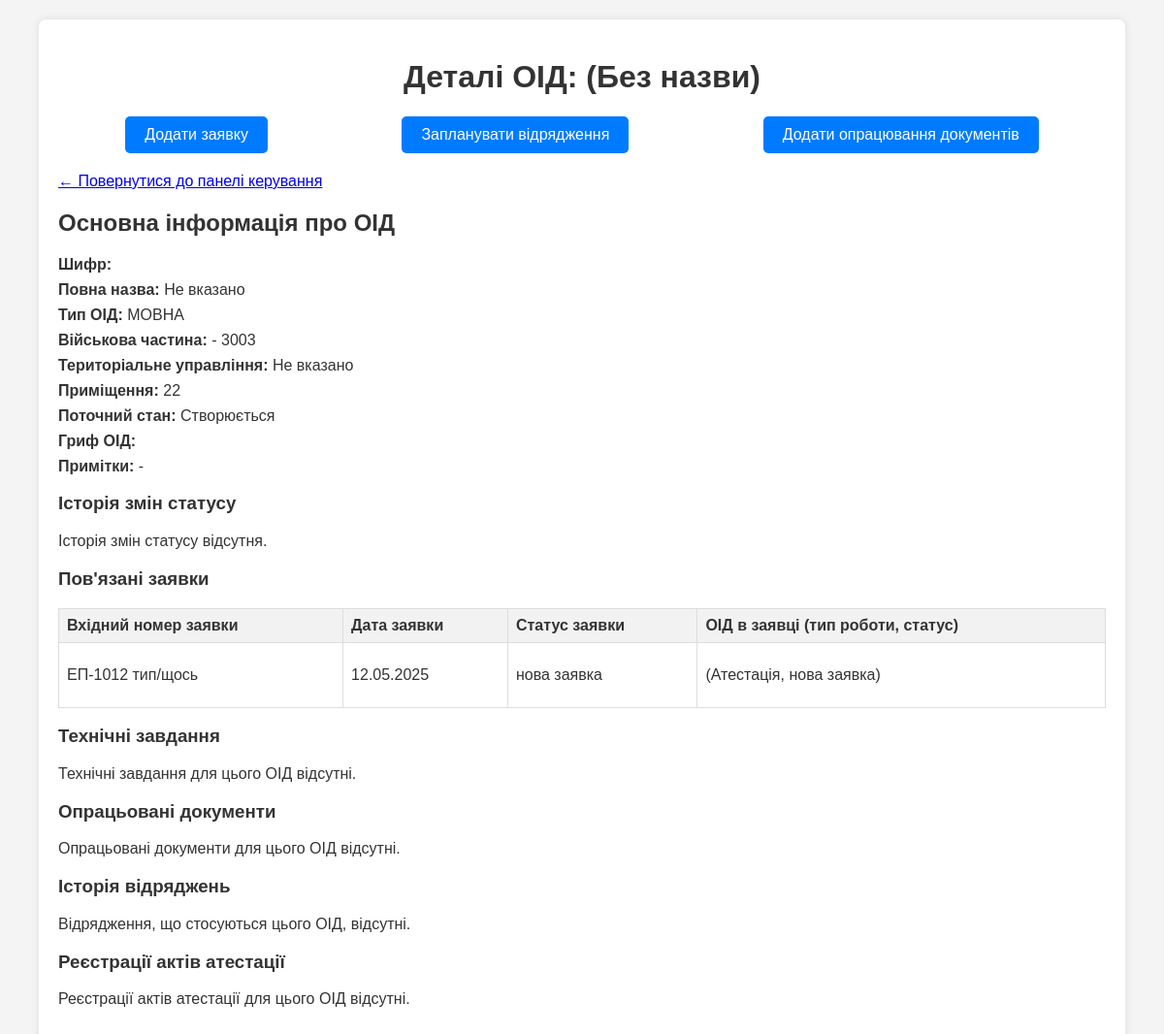
The page /oids/oid/4/ on the database as committed earlier.
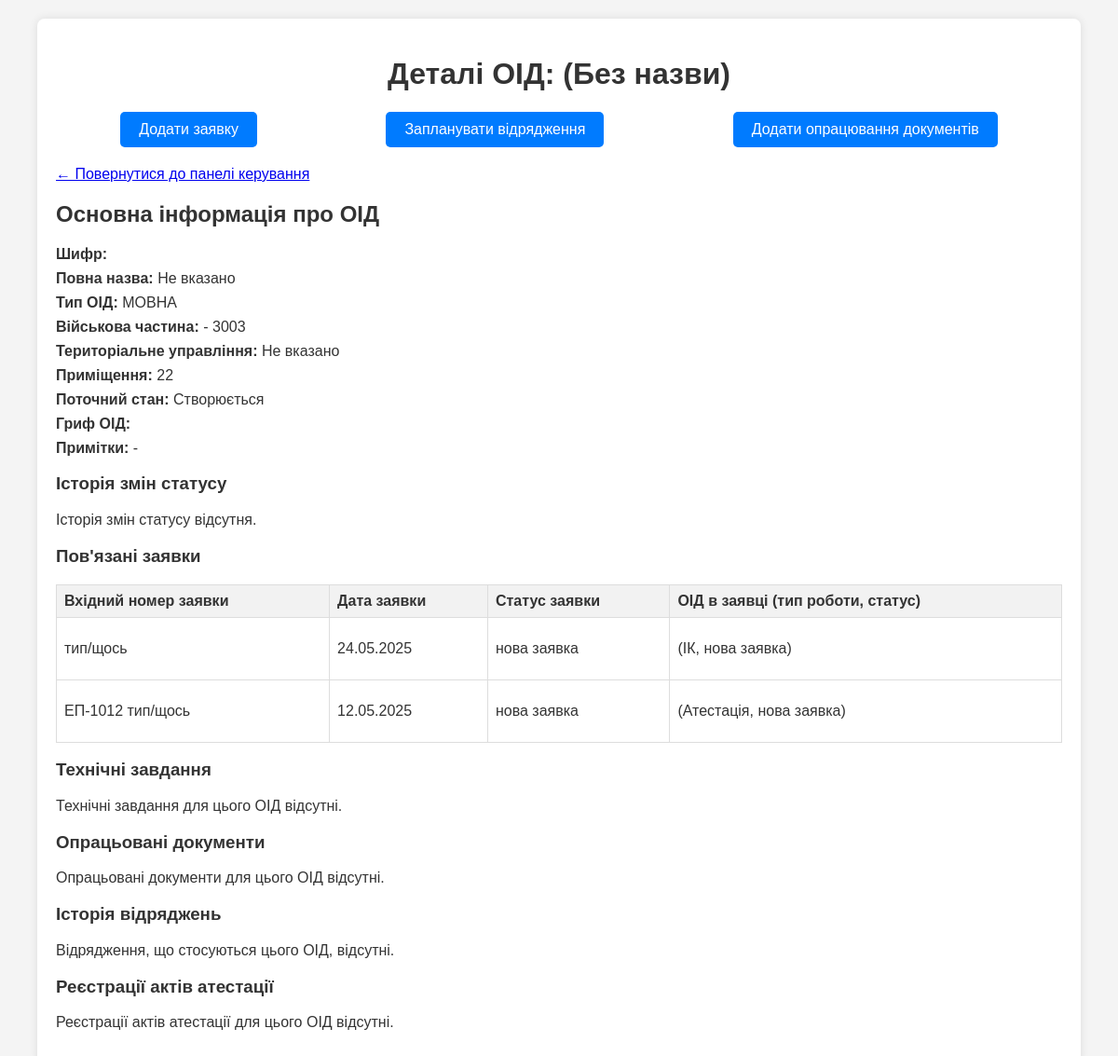
The same page on the database as committed later.
### oids/models.py (models this page shows, shortened)
class OID(models.Model):
    unit = models.ForeignKey(
        Unit,
        on_delete=models.CASCADE,
        verbose_name="Військова частина",
        related_name='oids' # Дозволить отримати всі ОІД для частини: `unit_instance.oids.all()`
    )
    oid_type = models.CharField(max_length=10, choices=OIDTypeChoices.choices, verbose_name="Тип ОІД")
    cipher = models.CharField(max_length=100, verbose_name="Шифр ОІД", unique=True) # Додав шифр, як вказано в описі
    full_name = models.CharField(max_length=255, verbose_name="Повна назва ОІД", blank=True, null=True) # Змінив name на full_name
    room = models.CharField(max_length=255, verbose_name="Приміщення №")
    status = models.CharField(max_length=30, choices=OIDStatusChoices.choices, default=OIDStatusChoices.NEW, verbose_name="Поточний стан ОІД")
    note = models.TextField(verbose_name="Примітка", blank=True, null=True)
    class Meta:
        verbose_name = "Об’єкт інформаційної діяльності (ОІД)"
        verbose_name_plural = "Об’єкти інформаційної діяльності (ОІД)"

class Unit(models.Model):
    territorial_management = models.ForeignKey(
        TerritorialManagement,
        on_delete=models.SET_NULL, # Якщо ТУ видаляється, частина може залишитися, але без прив'язки до ТУ.
        null=True,
        blank=True,
        verbose_name="Територіальне управління",
        related_name='units' # Дозволить отримати всі частини для ТУ: `tu_instance.units.all()`
    )
    code = models.CharField(max_length=50, unique=True, verbose_name="Код частини (номер)")
    name = models.CharField(max_length=255, verbose_name="Назва військової частини", blank=True, null=True) # Можливо, назва не завжди потрібна, якщо є код
    city = models.CharField(max_length=100, verbose_name="Місто розташування") # Збільшив max_length для міст
    distance_from_gu = models.PositiveIntegerField(verbose_name="Відстань від ГУ (км)", blank=True, null=True) # Змінив на PositiveIntegerField
    unit_groups = models.ManyToManyField(
        UnitGroup,
        blank=True,
        verbose_name="Групи військових частин",
        related_name='units' # Дозволить отримати всі частини для групи: `group_instance.units.all()`
    )
    note = models.TextField(verbose_name="Примітки", blank=True, null=True)
    class Meta:
        verbose_name = "Військова частина"
        verbose_name_plural = "Військові частини"

class WorkRequest(models.Model):
    unit = models.ForeignKey(
        Unit,
        on_delete=models.CASCADE,
        verbose_name="Військова частина",
        related_name='work_requests' # Дозволить отримати всі заявки для частини
    )
    incoming_number = models.CharField(verbose_name="Вхідний обліковий номер заявки", max_length=50, unique=False)
    incoming_date = models.DateField(verbose_name="Вхідна дата заявки", default=timezone.now)
    note = models.TextField(verbose_name="Примітки", blank=True, null=True)
    status = models.CharField(
        max_length=30,
        choices=WorkRequestStatusChoices.choices,
        default=WorkRequestStatusChoices.PENDING,
        verbose_name="Статус заявки"
    )
    class Meta:
        verbose_name = "Заявка на проведення робіт"
        verbose_name_plural = "Заявки на проведення робіт"
        unique_together = ('unit', 'incoming_number') # Заявка унікальна в межах частини

class WorkRequestItem(models.Model):
    request = models.ForeignKey(
        WorkRequest,
        on_delete=models.CASCADE,
        related_name="items",
        verbose_name="Заявка"
    )
    oid = models.ForeignKey(
        OID,
        on_delete=models.CASCADE,
        related_name='work_request_items', # Дозволить знайти всі елементи заявок, що стосуються цього ОІД
        verbose_name="Об’єкт інформаційної діяльності"
    )
    work_type = models.CharField(max_length=20, choices=WorkTypeChoices.choices, verbose_name="Запитуваний тип роботи")
    status = models.CharField(
        max_length=30,
        choices=WorkRequestStatusChoices.choices,
        default=WorkRequestStatusChoices.PENDING,
        verbose_name="Статус опрацювання ОІД в заявці"
    )
    class Meta:
        unique_together = ('request', 'oid', 'work_type') # Один ОІД не може мати двічі одну і ту ж роботу в одній заявці
        verbose_name = "Елемент заявки"
        verbose_name_plural = "Елементи заявки"

### oids/views.py (the view)
# urls.py: path('oid/<int:oid_id>/', views.oid_detail_view, name='oid_detail_view_name'), # Дай осмислене ім'я
def oid_detail_view(request, oid_id):
    oid = get_object_or_404(
        OID.objects.select_related(
            'unit',
            'unit__territorial_management'
        ),
        pk=oid_id
    )
    status_changes = oid.status_changes.select_related(
        'initiating_document__document_type',
        'changed_by'
    ).order_by('-changed_at')
    work_request_items = oid.work_request_items.select_related(
        'request',
        'request__unit'
    ).order_by('-request__incoming_date')
    work_requests_for_oid = WorkRequest.objects.filter(
        items__oid=oid
    ).distinct().order_by('-incoming_date')
    technical_tasks = oid.technical_tasks.select_related('reviewed_by').order_by('-input_date')
    documents = oid.documents.select_related(
        'document_type',
        'author',
        'work_request_item__request'
    ).order_by('-process_date', '-work_date')
    trips_for_oid = oid.trips.prefetch_related(
        'units',
        'persons',
        'work_requests'
    ).order_by('-start_date')
    attestation_registrations_for_oid = AttestationRegistration.objects.filter(
        attestation_items__oid=oid
    ).prefetch_related(
        Prefetch('attestation_items', queryset=AttestationItem.objects.filter(oid=oid).select_related('document__document_type')),
        'response'
    ).distinct().order_by('-process_date')
    trip_results_for_oid = TripResultForUnit.objects.filter(
        oids=oid
    ).select_related('trip').prefetch_related('units', 'documents__document_type').order_by('-process_date')
    last_attestation_expiration = get_last_document_expiration_date(oid, 'Акт атестації', WorkTypeChoices.ATTESTATION)
    last_ik_expiration = get_last_document_expiration_date(oid, 'Висновок', WorkTypeChoices.IK)
    last_prescription_expiration = get_last_document_expiration_date(oid, 'Припис')
    context = {
        'oid': oid,
        'status_changes': status_changes,
        'work_requests_for_oid': work_requests_for_oid,
        'work_request_items_for_oid': work_request_items,
        'technical_tasks': technical_tasks,
        'documents': documents,
        'trips_for_oid': trips_for_oid,
        'attestation_registrations_for_oid': attestation_registrations_for_oid,
        'trip_results_for_oid': trip_results_for_oid,
        'last_attestation_expiration': last_attestation_expiration,
        'last_ik_expiration': last_ik_expiration,
        'last_prescription_expiration': last_prescription_expiration,
    }
    return render(request, 'oids/oid_detail.html', context)

### oids/templates/oids/oid_detail.html (shortened to what this page needs)
{% extends "oids/base.html" %}
{% block page_title %}Деталі ОІД: {{ oid.cipher }} ({{ oid.full_name|default:"Без назви" }}){% endblock %}
{% block content %}
<p><a href="{% url 'oids:main_dashboard' %}">← Повернутися до панелі керування</a></p>
<h2>Основна інформація про ОІД</h2>
<ul>
    <li><strong>Шифр:</strong> {{ oid.cipher }}</li>
    <li><strong>Повна назва:</strong> {{ oid.full_name|default:"Не вказано" }}</li>
    <li><strong>Тип ОІД:</strong> {{ oid.get_oid_type_display }}</li>
    <li><strong>Військова частина:</strong> <a href="{% url 'oids:main_dashboard' %}?unit={{ oid.unit.id }}">{{ oid.unit.code }} - {{ oid.unit.name|default:oid.unit.city }}</a></li>
    <li><strong>Територіальне управління:</strong> {{ oid.unit.territorial_management.name|default:"Не вказано" }}</li>
    <li><strong>Приміщення:</strong> {{ oid.room }}</li>
    <li><strong>Поточний стан:</strong> {{ oid.get_status_display }}</li>
    <li><strong>Гриф ОІД:</strong> {{ oid.get_sec_level_display }}</li>
    <li><strong>Примітки:</strong> {{ oid.note|default:"-" }}</li>
</ul>
<h3>Історія змін статусу</h3>
{% if status_changes %}
    <table>
        <thead>
            <tr>
                <th>Дата зміни</th>
                <th>Попередній статус</th>
                <th>Новий статус</th>
                <th>Причина</th>
                <th>Хто змінив</th>
                <th>Документ-ініціатор</th>
            </tr>
        </thead>
        <tbody>
            {% for change in status_changes %}
                <tr>
                    <td>{{ change.changed_at|date:"d.m.Y H:i" }}</td>
                    <td>{{ change.old_status }}</td>
                    <td>{{ change.new_status }}</td>
                    <td>{{ change.reason|default:"-" }}</td>
                    <td>{{ change.changed_by.full_name|default:"Невідомо" }}</td>
                    <td>
                        {% if change.initiating_document %}
                            <a href="{% url 'oids:oid_detail_view_name' oid.id %}#req-{{ doc.work_request_item.request.id }}">
                                {{ change.initiating_document.document_type.name }} №{{ change.initiating_document.document_number }}
                            </a>
                        {% else %}
                            -
                        {% endif %}
                    </td>
                </tr>
            {% endfor %}
        </tbody>
    </table>
{% else %}
    <p>Історія змін статусу відсутня.</p>
{% endif %}
<h3>Пов'язані заявки</h3>
{% if work_requests_for_oid %}
    <table>
        <thead>
            <tr>
                <th>Вхідний номер заявки</th>
                <th>Дата заявки</th>
                <th>Статус заявки</th>
                <th>ОІД в заявці (тип роботи, статус)</th>
            </tr>
        </thead>
        <tbody>
            {% for request_obj in work_requests_for_oid %}
                <tr>
                    <td>{{ request_obj.incoming_number }}</td>
                    <td>{{ request_obj.incoming_date|date:"d.m.Y" }}</td>
                    <td>{{ request_obj.get_status_display }}</td>
                    <td>
                        <ul>
                        {% for item in request_obj.items.all %}
                            {% if item.oid == oid %}
                                <li>{{ item.oid.cipher }} ({{ item.get_work_type_display }}, {{ item.get_status_display }})</li>
                            {% endif %}
                        {% endfor %}
                        </ul>
                    </td>
                </tr>
            {% endfor %}
        </tbody>
    </table>
{% else %}
    <p>Заявки на проведення робіт для цього ОІД відсутні.</p>
{% endif %}
<h3>Технічні завдання</h3>
{% if technical_tasks %}
    <table>
        <thead>
            <tr>
                <th>Вхідний номер</th>
                <th>Вхідна дата</th>
                <th>Результат розгляду</th>
                <th>Хто ознайомився</th>
                <th>Примітки</th>
                <th>Дата додання</th>
            </tr>
        </thead>
        <tbody>
            {% for tt in technical_tasks %}
                <tr>
                    <td>{{ tt.input_number }}</td>
                    <td>{{ tt.input_date|date:"d.m.Y" }}</td>
                    <td>{{ tt.get_review_result_display }}</td>
                    <td>{{ tt.reviewed_by.full_name|default:"-" }}</td>
                    <td>{{ tt.note|default:"-" }}</td>
                    <td>{{ tt.created_at|date:"d.m.Y H:i" }}</td>
                </tr>
            {% endfor %}
        </tbody>
    </table>
{% else %}
    <p>Технічні завдання для цього ОІД відсутні.</p>
{% endif %}
<h3>Опрацьовані документи</h3>
{% if documents %}
    <table>
        <thead>
            <tr>
                <th>Тип документа</th>
                <th>Номер</th>
                <th>Дата опрацювання</th>
                <th>Дата робіт</th>
                <th>Термін дії</th>
                <th>Автор</th>
                <th>Заявка</th>
                <th>Примітки</th>
            </tr>
        </thead>
        <tbody>
            {% for doc in documents %}
                <tr id="doc-{{ doc.id }}">
                    <td>{{ doc.document_type.name }}</td>
                    <td>{{ doc.document_number }}</td>
                    <td>{{ doc.process_date|date:"d.m.Y" }}</td>
                    <td>{{ doc.work_date|date:"d.m.Y" }}</td>
                    <td>
                        {% if doc.expiration_date %}
                            {{ doc.expiration_date|date:"d.m.Y" }}
                        {% else %}
                            Безстроково
                        {% endif %}
                    </td>
                    <td>{{ doc.author.full_name|default:"-" }}</td>
                    <td>
                        {% if doc.work_request_item %}
                            <a href="{% url 'oids:oid_detail_view_name' oid.id %}#req-{{ doc.work_request_item.request.id }}">
                                Заявка {{ doc.work_request_item.request.incoming_number }}
                            </a>
                        {% else %}
                            -
                        {% endif %}
                    </td>
                    <td>{{ doc.note|default:"-" }}</td>
                </tr>
            {% endfor %}
        </tbody>
    </table>
{% else %}
    <p>Опрацьовані документи для цього ОІД відсутні.</p>
{% endif %}
<h3>Історія відряджень</h3>
{% if trips_for_oid %}
    <table>
        <thead>
            <tr>
                <th>Період</th>
                <th>Військові частини</th>
                <th>Особи у відрядженні</th>
                <th>Мета</th>
                <th>Пов'язані заявки</th>
            </tr>
        </thead>
        <tbody>
            {% for trip in trips_for_oid %}
                <tr>
                    <td>{{ trip.start_date|date:"d.m.Y" }} - {{ trip.end_date|date:"d.m.Y" }}</td>
                    <td>
                        <ul>
                            {% for unit in trip.units.all %}
                                <li>{{ unit.code }}</li>
                            {% endfor %}
                        </ul>
                    </td>
                    <td>
                        <ul>
                            {% for person in trip.persons.all %}
                                <li>{{ person.full_name }}</li>
                            {% endfor %}
                        </ul>
                    </td>
                    <td>{{ trip.purpose|default:"-" }}</td>
                    <td>
                        <ul>
                            {% for req in trip.work_requests.all %}
                                <li>Заявка {{ req.incoming_number }}</li>
                            {% endfor %}
                        </ul>
                    </td>
                </tr>
            {% endfor %}
        </tbody>
    </table>
{% else %}
    <p>Відрядження, що стосуються цього ОІД, відсутні.</p>
{% endif %}
<h3>Реєстрації актів атестації</h3>
{% if attestation_registrations %}
    <table>
        <thead>
            <tr>
                <th>Дата відправки на реєстрацію</th>
                <th>Реєстраційний номер листа</th>
                <th>Акти атестації (документи)</th>
                <th>Відповідь ДССЗЗІ</th>
            </tr>
        </thead>
        <tbody>
            {% for reg in attestation_registrations %}
                <tr>
                    <td>{{ reg.process_date|date:"d.m.Y" }}</td>
                    <td>{{ reg.registration_number|default:"-" }}</td>
                    <td>
                        <ul>
                            {% for item in reg.attestation_items.all %}
                                {% if item.oid == oid %}
                                    <li>Акт: {{ item.document.document_number }} (від {{ item.document.work_date|date:"d.m.Y" }})</li>
                                {% endif %}
                            {% endfor %}
                        </ul>
                    </td>
                    <td>
                        {% if reg.response %}
                            Зареєстровано №{{ reg.response.registered_number }} від {{ reg.response.registered_date|date:"d.m.Y" }}
                        {% else %}
                            Очікується
                        {% endif %}
                    </td>
                </tr>
            {% endfor %}
        </tbody>
    </table>
{% else %}
    <p>Реєстрації актів атестації для цього ОІД відсутні.</p>
{% endif %}
{% endblock %}

Rows that differ between the two databases and show on the page:
added WorkRequest: incoming_number "тип/щось", incoming_date "24.05.2025", status "нова заявка"
added WorkRequestItem: work_type "ІК", status "нова заявка", shown under "тип/щось"
